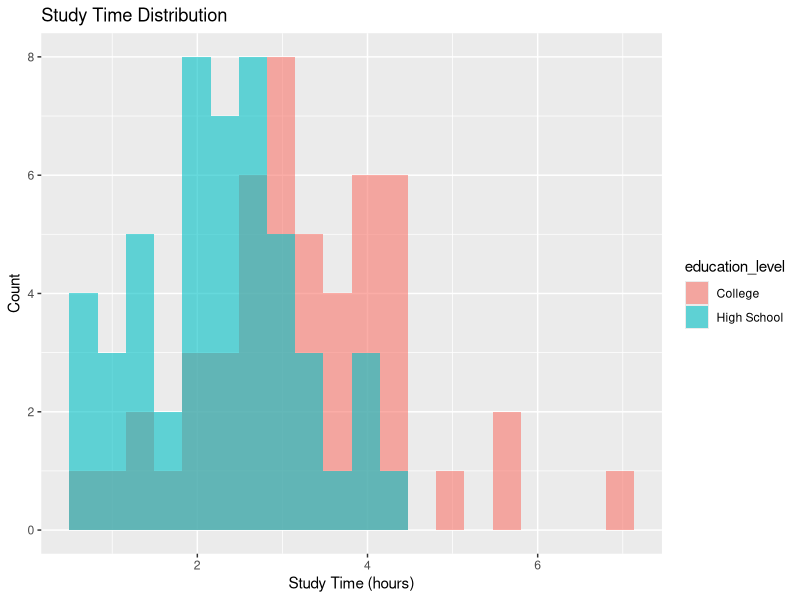
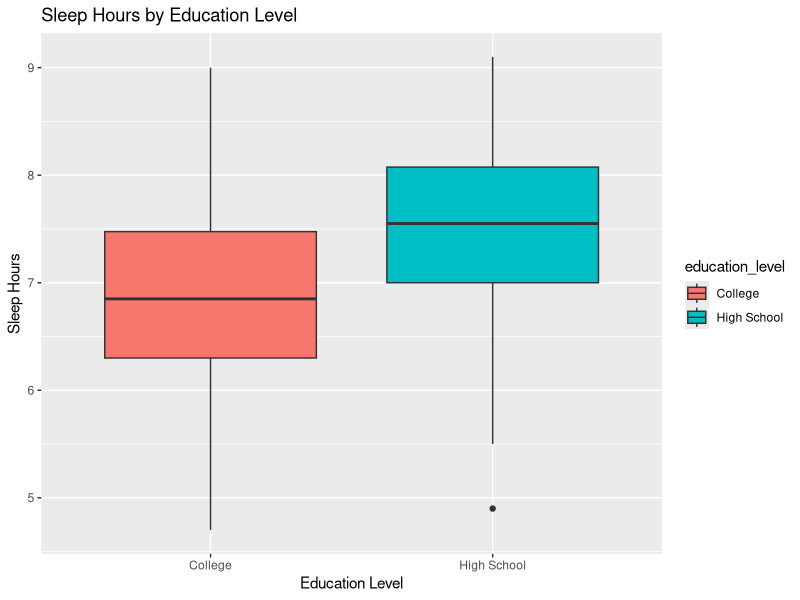
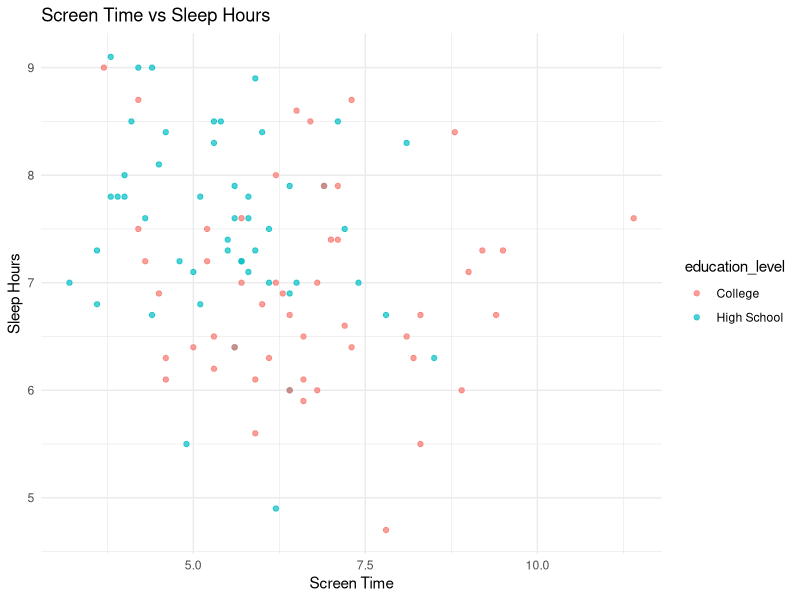

R code for these plots, in order:
## ---- chunk 1
library(tidyverse)

# Load the data set
student_data <- read_csv("student_study_data.csv")

# Preview the first few rows
head(student_data)
## ---- chunk 2
student_data %>%
  group_by(education_level) %>%
  summarise(
    avg_study_time = mean(study_time, na.rm = TRUE),
    sd_study_time = sd(study_time, na.rm = TRUE),
    avg_sleep = mean(sleep_hours, na.rm = TRUE),
    sd_sleep = sd(sleep_hours, na.rm = TRUE),
    avg_screen = mean(screen_time, na.rm = TRUE),
    sd_screen = sd(screen_time, na.rm = TRUE),
    .groups = "drop"
  )
## ---- chunk 3
ggplot(student_data, aes(x = study_time, fill = education_level)) + 
  geom_histogram(position = "identity", bins = 20, alpha = 0.6) +
  labs(title = "Study Time Distribution", x = "Study Time (hours)", y = "Count")
## ---- chunk 4
ggplot(student_data, aes(x = education_level, y = sleep_hours, fill = education_level)) + 
  geom_boxplot() + 
  labs(title = "Sleep Hours by Education Level", x = "Education Level", y = "Sleep Hours")
## ---- chunk 5
ggplot(student_data, aes(x = screen_time, y = sleep_hours, color = education_level)) +
  geom_point(alpha = 0.7) +
  labs(title = "Screen Time vs Sleep Hours", x = "Screen Time", y = "Sleep Hours") +
  theme_minimal()
## ---- chunk 6
# Calculate correlation between screen time and sleep hours
correlation_result <- cor(student_data$screen_time, student_data$sleep_hours, use = "complete.obs")

# Print the result
correlation_result
